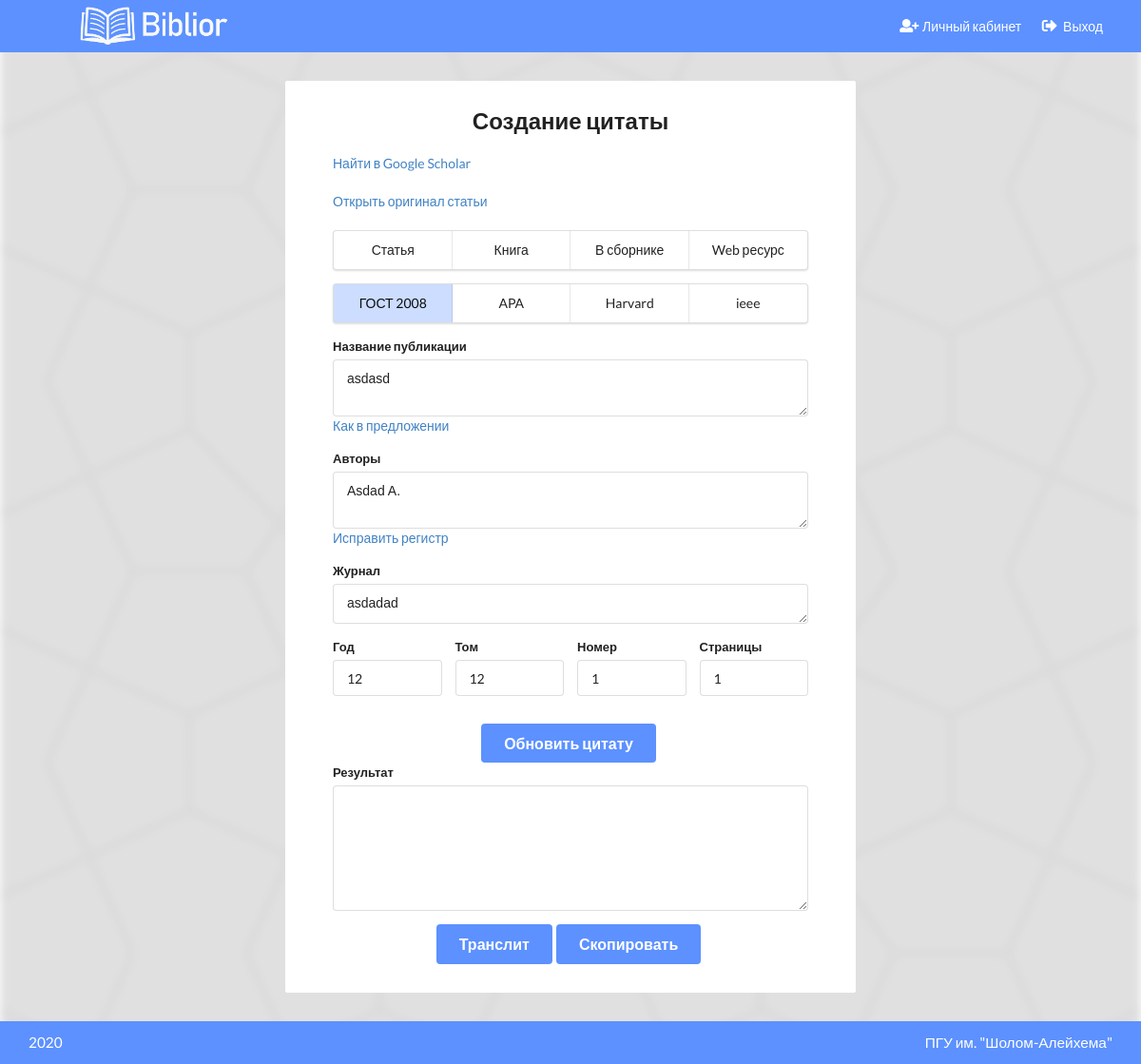
The page /publication/?type=None&doi=None&pub_id=27&source=personal-area (signed in) on the database its author committed.
### Publications/models.py (models this page shows, shortened)
class Publication(models.Model):
    objects = MyManager()
    user = models.ForeignKey(User, on_delete=models.CASCADE, related_name='pubs')
    type = models.CharField(max_length=32)
    doi = models.CharField(max_length=64)
    url = models.URLField(default=None, null=True)
    title = models.CharField(max_length=256)
    container_title = models.CharField(max_length=128, blank=True)
    publisher = models.CharField(max_length=128, blank=True)
    author = models.CharField(max_length=128)
    issue = models.CharField(max_length=4, blank=True)
    volume = models.CharField(max_length=4, blank=True)
    issued = models.CharField(max_length=4)
    page = models.CharField(max_length=10, blank=True)
    update_dt = models.DateTimeField(auto_now=True)
    class Meta:
        verbose_name = 'Публикация'
        verbose_name_plural = 'Публикации'
        indexes = [models.Index(fields=['doi'])]
        ordering = ['-update_dt']

### Publications/views.py (the view)
# urls.py: path('', cite, name='cite'),
def cite(request):
    doi = request.GET.get('doi')
    pub_type = request.GET.get('type')
    pub_id = request.GET.get('pub_id')
    source = request.GET.get('source', '')
    if request.method == 'POST':
        pub = dict(request.POST)
        for key, value in pub.items():
            pub[key] = value[0]
    else:
        pub = None
    data = {'type': pub_type, 'doi': doi, 'pub': pub, 'pub_id': pub_id, 'uid': uuid.uuid4().hex}
    if not pub and (pub_id or doi):
        if source == 'personal-area' and request.user.is_authenticated:
            if pub_id:
                pub = Publication.objects.get_or_none(user=request.user, id=pub_id)
            else:
                pub = Publication.objects.get_or_none(user=request.user, doi=doi)
            if pub:
                data['custom'] = True
                data['pub'] = pub
            else:
                get_publication(doi, data['uid'])
        else:
            get_publication(doi, data['uid'])
    return render(request, 'Publications/Citation.html', data)

### utils/model_manager.py (called while the page is built)
    def get_or_none(self, **kwargs):
        try:
            return self.get(**kwargs)
        except ObjectDoesNotExist:
            return None

### templates/Publications/Citation.html (shortened to what this page needs)
{% extends 'base.html' %}
{% block content %}
    <div class="ui container">
        <div class="child-center">
            <div class="paper cblock">
                <div class="content">
                    <div class="child-center">
                        <div class="form">
                            <h2 class="ui center aligned header">Создание цитаты</h2>
                            {% if doi %}
                                <div class="ui sixteen wide scholar-link">
                                    <a href="https://scholar.google.com/scholar?hl=ru&as_sdt=0%2C5&q={{ doi }}"
                                       target="_blank">Найти в
                                        Google Scholar</a>
                                </div>
                                <div class="ui sixteen wide scholar-link">
                                    <a href="http://dx.doi.org/{{ doi }}" target="_blank">Открыть оригинал статьи</a>
                                </div>
                            {% endif %}
                            <div id="pub_type" class="ui four item menu">
                                <a class="{% if type == 'journal-article' or not type and not doi %}active{% endif %} item"
                                   data-value="journal-article">Статья</a>
                                <a class="{% if type == 'book' %}active{% endif %} item" data-value="book">Книга</a>
                                <a class="{% if type == 'book-chapter' %}active{% endif %} item"
                                   data-value="book-chapter">В сборнике</a>
                                <a class="{% if type == 'web' %}active{% endif %} item" data-value="web">Web ресурс</a>
                            </div>
                            <div id="cite_template" data-input-name="cite_template" class="ui four item menu">
                                <a class="active item" data-value="gost">ГОСТ 2008</a>
                                <a class="item" data-value="apa">APA</a>
                                <a class="item" data-value="harvard">Harvard</a>
                                <a class="item" data-value="ieee">ieee</a>
                            </div>
                            <form action=""
                                  class="ui form remove-empty-values {% if not custom and pub and doi %}warning{% endif %} error">
                                {% if not type or type == 'journal-article' %}
                                    {% include 'Publications/journal_form.html' %}
                                {% else %}
                                    {% include 'Publications/journal_form.html' %}
                                {% endif %}
                                <div class="child-center">
                                    <button id="update-cite" class="large ui primary button">
                                        Обновить цитату
                                    </button>
                                </div>
                            </form>
                            <div class="ui form">
                                <div class="field">
                                    <label>Результат</label>
                                    <textarea name="result" rows="6"></textarea>
                                </div>
                                <div class="child-center">
                                    <a id="translitbtn" class="large ui primary button">
                                        Транслит
                                    </a>
                                    <a id="copy-btn" onclick="copyToClipboard()" class="large ui primary button">
                                        Скопировать
                                    </a>
                                </div>
                            </div>
                        </div>
                    </div>
                </div>
            </div>
        </div>
    </div>
{% endblock %}

### templates/Publications/journal_form.html (shortened to what this page needs)
<div id="journal-article-form">
    <div class="field">
        <label>Название публикации</label>
        <textarea name="title"
                  rows="2">{{ pub.title|default_if_none:"" }}</textarea>
        <div class="sixteen wide">
            <a id="toSentence">Как в предложении</a>
        </div>
    </div>
    <div class="field">
        <label>Авторы</label>
        <textarea name="author"
                  rows="2">{{ pub.author|default_if_none:"" }}</textarea>
        <div class="sixteen wide">
            <a id="fixRegistr">Исправить регистр</a>
        </div>
    </div>
    <div class="field">
        <label>Журнал</label>
        <textarea name="container_title"
                  rows="1">{{ pub.container_title|default_if_none:"" }}</textarea>
    </div>
    <div class="four fields">
        <div class="field">
            <label>Год</label>
            <input name="issued" value="{{ pub.issued|default_if_none:"" }}">
        </div>
        <div class="field">
            <label>Том</label>
            <input name="volume" value="{{ pub.volume|default_if_none:"" }}">
        </div>
        <div class="field">
            <label>Номер</label>
            <input name="issue" value="{{ pub.issue|default_if_none:"" }}">
        </div>
        <div class="field">
            <label>Страницы</label>
            <input name="page" value="{{ pub.page|default_if_none:"" }}">
        </div>
    </div>
</div>

### static/css/style.css (style rules this page uses)
:root { --color: #151515;--nav-bg-color: #5c91ff;--nav-color: #ffffff;--nav-item-hover-bg-color: #5d81f0;--content-bg-color: #ffffff;--btn-primary-color: #5c91ff;--btn-primary-hover-color: #5881eb;--btn-primary-active-color: #5573da;--btn-primary-text-color: #ffffff;--menu-active-color: #ccddff;--menu-active-hover-color: #b3ccff }
:root body:before { background-image:url("/static/img/bg.png");filter:invert(100%) blur(5px) opacity(60%) }
.paper { width:100%;max-width:600px }
.paper .form { width:100%;max-width:500px }
.paper .scholar-link { margin:20px 0 }
.paper .child-center #update-cite { margin-top:15px }
.paper a#toSentence,.paper a#fixRegistr { cursor:pointer }
html { padding:0;margin:0;min-height:100% }
body { padding:0;margin:0;color:var(--color) }
body:before { z-index:-3;content:"";position:fixed;top:0;left:0;width:100%;height:100%;background-attachment:fixed;background-repeat:no-repeat;background-size:cover }
.ui.container { width:95%;max-width:1280px !important }
.child-center { width:100%;display:flex;justify-content:center }
.cblock { display:block;position:relative;float:left }
.content { margin:30px 0;background-color:var(--content-bg-color);border-radius:2px;display:block;position:relative;float:left;width:100%;padding:30px }
.ui.button.primary { background-color:var(--btn-primary-color);color:var(--btn-primary-text-color) }
.ui.menu .item.active { background-color:var(--menu-active-color) }

### rows shown on the page
Publication: title "asdasd", author "Asdad A.", container_title "asdadad", issued "12", volume "12", issue "1", page "1"
